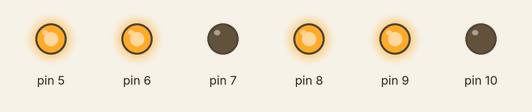
Bench run of a sketch on a simulated Arduino Uno, built with avr-gcc and run on an emulated ATmega328P. Shown: output pins drawn as LEDs (lit = HIGH).

Above: at 0.1 s.
At 2.1 s:
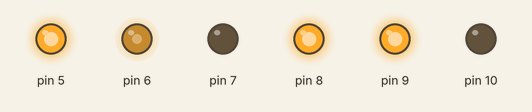
At 15.1 s:
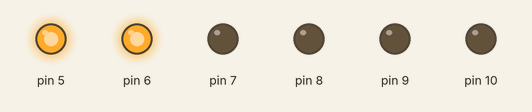
At 19.1 s:
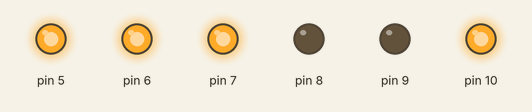
At 23.6 s:
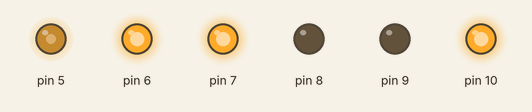
At 33.6 s:
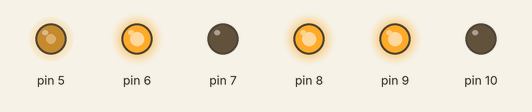
Timing chart, 0 to 39.5 s (numbered marks = the images above):
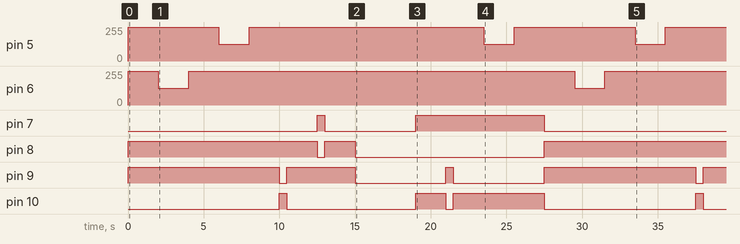

Measured:
- by itself, pin 5: goes 255/255 6.0 s, 127/255 2.0 s, 255/255 15.5 s, 127/255 2.0 s, 255/255 8.0 s, 127/255 2.0 s, then 255/255
- by itself, pin 6: goes 255/255 2.0 s, 127/255 2.0 s, 255/255 25.5 s, 127/255 2.0 s, then 255/255
- by itself, pin 7: LOW → HIGH at 12.5 s, → LOW 0.50 s later, → HIGH 6.0 s later, → LOW 8.5 s later
- by itself, pin 8: goes HIGH 12.5 s, LOW 0.50 s, HIGH 2.0 s, LOW 12.5 s, then HIGH
- by itself, pin 9: LOW → HIGH at 0.00 s, → LOW 10.0 s later, → HIGH 0.50 s later, → LOW 4.5 s later, … (9 changes in this stretch)
- by itself, pin 10: LOW → HIGH at 10.0 s, → LOW 0.50 s later, → HIGH 8.5 s later, → LOW 2.0 s later, … (8 changes in this stretch)

The sketch:

Lab_monday_2.ino
```cpp
void setup() {
  // put your setup code here, to run once:
  Serial.begin(9600);
  pinMode(7, OUTPUT);
  pinMode(8, OUTPUT);
  pinMode(9, OUTPUT);
  pinMode(10, OUTPUT);
  pinMode(5, OUTPUT);
}

void loop() {
  // put your main code here, to run repeatedly:

//Part 1
  //Pin 5 = Right side PWM
  //Pin 6 = Left side PWM
  // Goes Forward
/*digitalWrite(8, HIGH); // Right Side
digitalWrite(9, HIGH); // Left Side
delay(5000);
digitalWrite(8, LOW);
digitalWrite(9, LOW);
delay(3000);
// Goes Backwards
digitalWrite(7, HIGH); // Right Side
digitalWrite(10, HIGH); // Left Side
delay(5000);
digitalWrite(7, LOW);
digitalWrite(10, LOW);


//Set all low
delay(3000);
digitalWrite(7, LOW);
digitalWrite(10, LOW);
digitalWrite(8, LOW);
digitalWrite(9, LOW);
delay(3000);

//Left Forward - Right Backward
digitalWrite(7, HIGH);
digitalWrite(9, HIGH);
delay(5000);
digitalWrite(7, LOW);
digitalWrite(9, LOW);
delay(3000);
//Left Backward - Right Forward
digitalWrite(8, HIGH);
digitalWrite(10, HIGH);
delay(5000);
digitalWrite(8, LOW);
digitalWrite(10, LOW);*/


  //Part 2

/*//delay(3000);
digitalWrite(7, LOW);
digitalWrite(10, LOW);
digitalWrite(8, LOW);
digitalWrite(9, LOW);
//delay(3000);

analogWrite(6, 191.25);
digitalWrite(9, HIGH);
delay (3000);
digitalWrite(9, LOW);
delay(1000);

analogWrite(5, 191.25);
digitalWrite(8, HIGH);
delay (3000);
digitalWrite(8, LOW);
delay(1000);

analogWrite(6, 127.5);
digitalWrite(9, HIGH);
delay (3000);
digitalWrite(9, LOW);
delay(1000);

analogWrite(5, 127.5);
digitalWrite(8, HIGH);
delay (3000);
digitalWrite(8, LOW);
delay(1000);

analogWrite(6, 191.25);
analogWrite(5, 191.25);
digitalWrite(10, HIGH);
digitalWrite(8, HIGH);
delay (3000);
digitalWrite(10, LOW);
digitalWrite(8, LOW);
delay(1000);

analogWrite(6, 127.5);
digitalWrite(10, HIGH);
delay (3000);
digitalWrite(10, LOW);
delay(1000);

analogWrite(5, 127.5);
digitalWrite(7, HIGH);
delay (3000);
digitalWrite(7, LOW);
delay(1000);*/


// Part 3
digitalWrite(7, LOW);
digitalWrite(8, LOW);
digitalWrite(9, LOW);
digitalWrite(10, LOW);


analogWrite(5, 255);
analogWrite(6, 255);
//Soft turns
digitalWrite(8, HIGH); // Right Side
digitalWrite(9, HIGH); // Left Side
delay(2000);
analogWrite(6, 127.5);
delay(2000);
analogWrite(6, 255);
delay(2000);
analogWrite(5, 127.5);
delay(2000);
analogWrite(5, 255);
delay(2000);

//Hard Turns
digitalWrite(9, LOW);
digitalWrite(10, HIGH);
delay(500);
digitalWrite(10, LOW);
digitalWrite(9, HIGH);
delay(2000);
digitalWrite(8, LOW);
digitalWrite(7, HIGH);
delay(500);
digitalWrite(7, LOW);
digitalWrite(8, HIGH);
delay(2000);


digitalWrite(7, LOW);
digitalWrite(8, LOW);
digitalWrite(9, LOW);
digitalWrite(10, LOW);
delay(4000);

//Reversing turns
digitalWrite(9, LOW);
digitalWrite(8, LOW);
digitalWrite(10, HIGH);
digitalWrite(7, HIGH);
delay(2000);
digitalWrite(10, LOW);
digitalWrite(9, HIGH);
delay(500);
digitalWrite(9, LOW);
digitalWrite(10, HIGH);

delay(2000);
analogWrite(5, 127.5);
delay(2000);
analogWrite(5, 255);
delay(2000);


}
```
